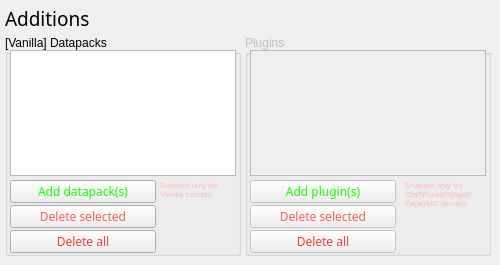
    <widget class="QWidget" name="tab_4">
     <attribute name="title">
      <string>Additions</string>
     </attribute>
     <widget class="QLabel" name="label_26">
      <property name="geometry">
       <rect>
        <x>5</x>
        <y>5</y>
        <width>126</width>
        <height>26</height>
       </rect>
      </property>
      <property name="font">
       <font>
        <family>Quicksand</family>
        <pointsize>14</pointsize>
       </font>
      </property>
      <property name="text">
       <string>Additions</string>
      </property>
      <property name="alignment">
       <set>Qt::AlignLeading|Qt::AlignLeft|Qt::AlignTop</set>
      </property>
     </widget>
     <widget class="QGroupBox" name="datapacksBox">
      <property name="geometry">
       <rect>
        <x>5</x>
        <y>35</y>
        <width>236</width>
        <height>221</height>
       </rect>
      </property>
      <property name="title">
       <string>[Vanilla] Datapacks</string>
      </property>
      <widget class="QListWidget" name="datapacks">
       <property name="geometry">
        <rect>
         <x>5</x>
         <y>15</y>
         <width>226</width>
         <height>126</height>
        </rect>
       </property>
      </widget>
      <widget class="QPushButton" name="pushButton_10">
       <property name="geometry">
        <rect>
         <x>5</x>
         <y>170</y>
         <width>146</width>
         <height>23</height>
        </rect>
       </property>
       <property name="font">
        <font>
         <family>Quicksand</family>
        </font>
       </property>
       <property name="styleSheet">
        <string notr="true">color: rgb(255, 94, 97);</string>
       </property>
       <property name="text">
        <string>Delete selected</string>
       </property>
      </widget>
      <widget class="QPushButton" name="pushButton_9">
       <property name="geometry">
        <rect>
         <x>5</x>
         <y>195</y>
         <width>146</width>
         <height>23</height>
        </rect>
       </property>
       <property name="font">
        <font>
         <family>Quicksand</family>
        </font>
       </property>
       <property name="styleSheet">
        <string notr="true">color: rgb(255, 60, 63);</string>
       </property>
       <property name="text">
        <string>Delete all</string>
       </property>
      </widget>
      <widget class="QPushButton" name="pushButton_11">
       <property name="geometry">
        <rect>
         <x>5</x>
         <y>145</y>
         <width>146</width>
         <height>23</height>
        </rect>
       </property>
       <property name="font">
        <font>
         <family>Quicksand</family>
        </font>
       </property>
       <property name="styleSheet">
        <string notr="true">color: rgb(25, 255, 0);</string>
       </property>
       <property name="text">
        <string>Add datapack(s)</string>
       </property>
      </widget>
      <widget class="QLabel" name="label_30">
       <property name="geometry">
        <rect>
         <x>155</x>
         <y>145</y>
         <width>81</width>
         <height>26</height>
        </rect>
       </property>
       <property name="font">
        <font>
         <pointsize>6</pointsize>
        </font>
       </property>
       <property name="styleSheet">
        <string notr="true">color: rgb(255, 185, 186);</string>
       </property>
       <property name="text">
        <string>Enabled only for Vanilla servers</string>
       </property>
       <property name="alignment">
        <set>Qt::AlignLeading|Qt::AlignLeft|Qt::AlignTop</set>
       </property>
       <property name="wordWrap">
        <bool>true</bool>
       </property>
      </widget>
      <widget class="QLabel" name="label_27">
       <property name="geometry">
        <rect>
         <x>196</x>
         <y>190</y>
         <width>31</width>
         <height>26</height>
        </rect>
       </property>
       <property name="text">
        <string/>
       </property>
       <property name="pixmap">
        <pixmap>resources/vanilla.png</pixmap>
       </property>
       <property name="scaledContents">
        <bool>true</bool>
       </property>
      </widget>
     </widget>
     <widget class="QGroupBox" name="pluginsBox">
      <property name="enabled">
       <bool>false</bool>
      </property>
      <property name="geometry">
       <rect>
        <x>245</x>
        <y>35</y>
        <width>246</width>
        <height>221</height>
       </rect>
      </property>
      <property name="title">
       <string>Plugins</string>
      </property>
      <widget class="QListWidget" name="plugins">
       <property name="geometry">
        <rect>
         <x>5</x>
         <y>15</y>
         <width>236</width>
         <height>126</height>
        </rect>
       </property>
      </widget>
      <widget class="QPushButton" name="pushButton_17">
       <property name="geometry">
        <rect>
         <x>5</x>
         <y>195</y>
         <width>146</width>
         <height>23</height>
        </rect>
       </property>
       <property name="font">
        <font>
         <family>Quicksand</family>
        </font>
       </property>
       <property name="styleSheet">
        <string notr="true">color: rgb(255, 60, 63);</string>
       </property>
       <property name="text">
        <string>Delete all</string>
       </property>
      </widget>
      <widget class="QPushButton" name="pushButton_15">
       <property name="geometry">
        <rect>
         <x>5</x>
         <y>145</y>
         <width>146</width>
         <height>23</height>
        </rect>
       </property>
       <property name="font">
        <font>
         <family>Quicksand</family>
        </font>
       </property>
       <property name="styleSheet">
        <string notr="true">color: rgb(25, 255, 0);</string>
       </property>
       <property name="text">
        <string>Add plugin(s)</string>
       </property>
      </widget>
      <widget class="QPushButton" name="pushButton_16">
       <property name="geometry">
        <rect>
         <x>5</x>
         <y>170</y>
         <width>146</width>
         <height>23</height>
        </rect>
       </property>
       <property name="font">
        <font>
         <family>Quicksand</family>
        </font>
       </property>
       <property name="styleSheet">
        <string notr="true">color: rgb(255, 94, 97);</string>
       </property>
       <property name="text">
        <string>Delete selected</string>
       </property>
      </widget>
      <widget class="QLabel" name="label_28">
       <property name="geometry">
        <rect>
         <x>160</x>
         <y>145</y>
         <width>81</width>
         <height>71</height>
        </rect>
       </property>
       <property name="font">
        <font>
         <pointsize>6</pointsize>
        </font>
       </property>
       <property name="styleSheet">
        <string notr="true">color: rgb(255, 185, 186);</string>
       </property>
       <property name="text">
        <string>Enabled only for CraftBukkit/Spigot/PaperMC servers</string>
       </property>
       <property name="alignment">
        <set>Qt::AlignLeading|Qt::AlignLeft|Qt::AlignTop</set>
       </property>
       <property name="wordWrap">
        <bool>true</bool>
       </property>
      </widget>
      <widget class="QLabel" name="label_31">
       <property name="geometry">
        <rect>
         <x>213</x>
         <y>190</y>
         <width>31</width>
         <height>26</height>
        </rect>
       </property>
       <property name="text">
        <string/>
       </property>
       <property name="pixmap">
        <pixmap>resources/vanilla.png</pixmap>
       </property>
       <property name="scaledContents">
        <bool>true</bool>
       </property>
      </widget>
      <widget class="QLabel" name="label_32">
       <property name="geometry">
        <rect>
         <x>179</x>
         <y>190</y>
         <width>31</width>
         <height>26</height>
        </rect>
       </property>
       <property name="text">
        <string/>
       </property>
       <property name="pixmap">
        <pixmap>resources/bukkit.png</pixmap>
       </property>
       <property name="scaledContents">
        <bool>true</bool>
       </property>
      </widget>
      <widget class="QLabel" name="label_33">
       <property name="geometry">
        <rect>
         <x>150</x>
         <y>190</y>
         <width>31</width>
         <height>26</height>
        </rect>
       </property>
       <property name="text">
        <string/>
       </property>
       <property name="pixmap">
        <pixmap>resources/spigot.png</pixmap>
       </property>
       <property name="scaledContents">
        <bool>true</bool>
       </property>
      </widget>
     </widget>
    </widget>
